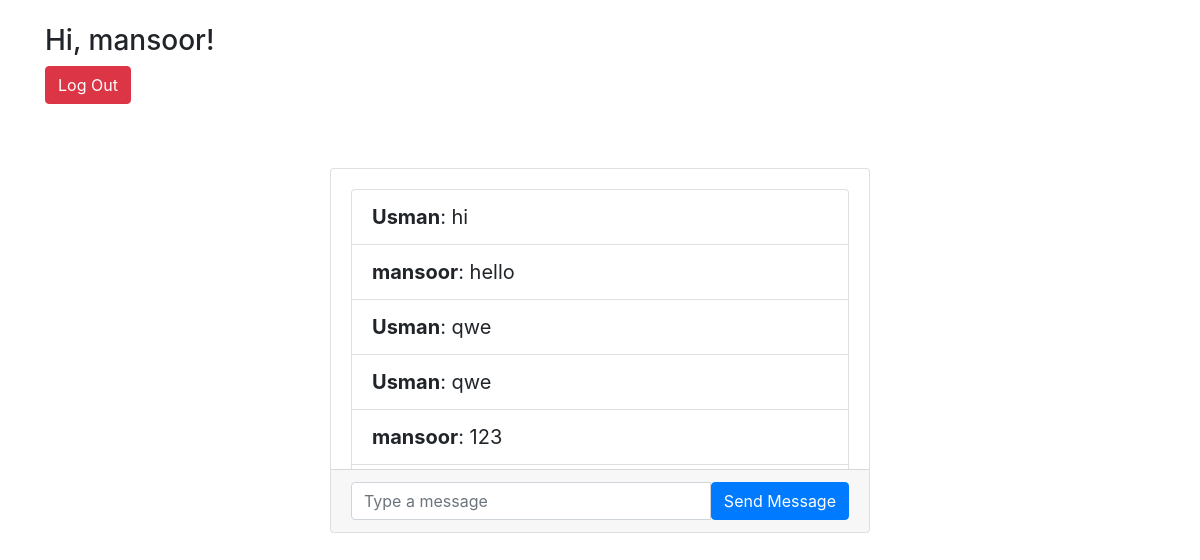
/chat_2/ (signed in), run on the app's committed database.
### ChatRoomApp/models.py (models this page shows)
class Message(models.Model):
    content=models.TextField()
    user=models.ForeignKey(User, on_delete=models.CASCADE)
    room=models.ForeignKey(Room, on_delete=models.CASCADE)
    created_on=models.DateTimeField(auto_now_add=True)

### ChatRoomApp/views.py (the view)
# urls.py: path("<str:slug>/", views.room)
def room(request,slug):
    room_name=Room.objects.get(slug=slug).name
    messages=Message.objects.filter(room=Room.objects.get(slug=slug))
    return render(request, "room.html",{"room_name":room_name,"slug":slug,'messages':messages})

### templates/room.html (shortened to what this page needs)
{% extends "base.html" %}
{% block content %}
{% if user.is_authenticated %}
    <div class="container mt-4">
        <div class="row">
            <div class="col">
            <h3 class="mb-2">Hi, {{ user.username }}!</h3>
            <p>
                <a href="{% url 'logout' %}" class="btn btn-danger">Log Out</a>
            </p>
            </div>
        </div>
    </div>
    <div class="chat__item__container" id="id_chat_item_container" style="font-size: 20px">
        <div class="container mt-5">
            <div class="row">
                <div class="col-md-6 offset-md-3">
                    <div class="card">
                        <div class="card-body" style="max-height: 300px; overflow-y: auto;">
                            <ul class="list-group" id="messageList">
                                {% if messages %}
                                    {% for i in messages %}
                                        <li class="list-group-item">
                                            <strong>{{ i.user.username }}</strong>: {{ i.content }}
                                        </li>
                                    {% endfor %}
                                {% else %}
                                    <p class="text-center">No messages in this Channel Yet !!!</p>
                                {% endif %}
                            </ul>
                        </div>
                        <div class="card-footer">
                            <div class="input-group">
                                <input type="text" id="id_message_send_input" class="form-control" placeholder="Type a message" />
                                <button type="submit" id="id_message_send_button" class="btn btn-primary">Send Message</button>
                            </div>
                        </div>
                    </div>
                </div>
            </div>
        </div>
    </div>
{% else %}
    <p>You are not logged in</p>
    <a href="{% url 'login' %}">Log In</a>
{% endif %}
{% endblock %}

### data on the page
Message: user.username "Usman", content "hi"
Message: user.username "mansoor", content "hello"
Message: user.username "Usman", content "qwe"
Message: user.username "Usman", content "qwe"
Message: user.username "mansoor", content "123"

### other printed values
{{ user.username }} "mansoor"
